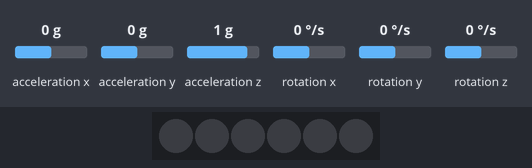
A sketch run on a simulated Arduino Uno, built with avr-gcc and run on an emulated ATmega328P. Parts: 6 RGB LEDs in strip order, left to right. The inputs (shaded band) are chosen by the test bench; at power-on: rotation z 0 °/s, acceleration x 0 g, acceleration y 0 g, acceleration z 1 g, rotation x 0 °/s, rotation y 0 °/s. Dim RGB values are drawn brighter than linear; what the sketch prints to the serial monitor is not drawn.

Above: at 4.2 s.
4.3 s: rotation z set to -192 °/s
At 4.47 s:
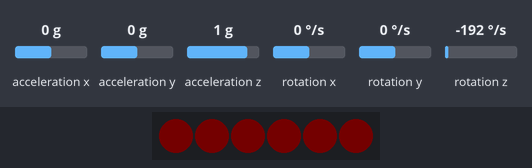
6.7 s: acceleration x set to -1.4 g
At 6.91 s:
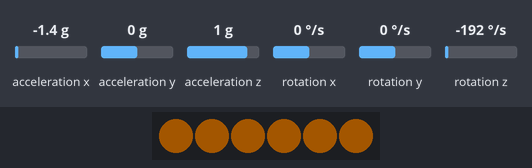
9.7 s: acceleration y set to -1.4 g
At 10.23 s:
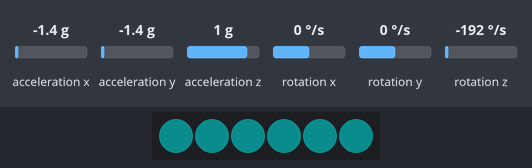
12.7 s: acceleration z set to -1.4 g
At 13.25 s:
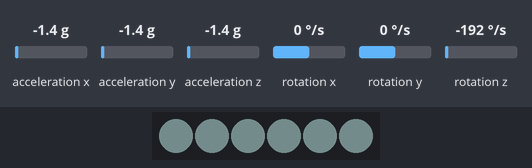
15.5 s: acceleration x set to 0 g
At 16.28 s:
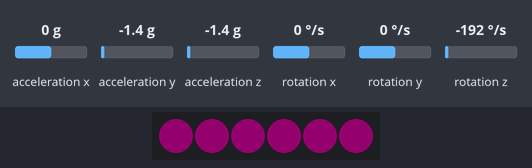
18.5 s: acceleration x set to -0.8 g
At 19.92 s:
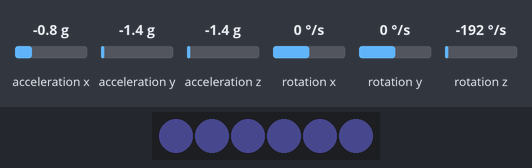
Timing chart, 0 to 20.2 s (numbered marks = the images above; inputs shaded):
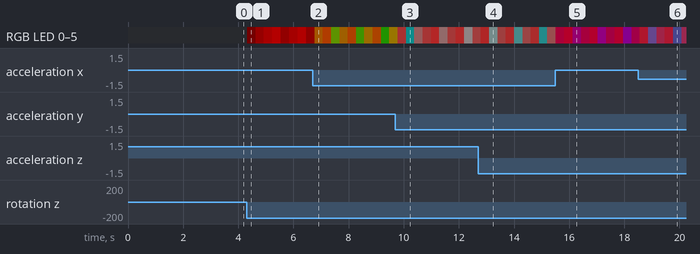

Measured:
- after the input at 4.3 s, RGB LED 0–5: off → RGB(1, 0, 0) at once, → RGB(21, 0, 0) 0.30 s later, → RGB(42, 0, 0) 0.30 s later, → RGB(62, 0, 0) 0.31 s later, … (8 changes in this stretch); the LEDs: change at once (image 1)
- after the input at 6.7 s, the LEDs: change after 0.07 s (image 2)

The sketch:

Gyro_Test.ino
```cpp
#include <MPU6050_tockn.h>
#include <Wire.h>

#include <FastLED.h>
#define LED_PIN     9
#define NUM_LEDS    6
#define BRIGHTNESS  64
#define LED_TYPE    WS2812B
#define COLOR_ORDER GRB
CRGB leds[NUM_LEDS];

MPU6050 mpu6050(Wire);
float y, p, r;
float ly, lp, lr;
float deltaX;
float deltaY;
float deltaZ;

void setup() {
  Serial.begin(115200);
  Wire.begin();
  mpu6050.begin();
  mpu6050.calcGyroOffsets(true);

  FastLED.addLeds<LED_TYPE, LED_PIN, COLOR_ORDER>(leds, NUM_LEDS).setCorrection( TypicalLEDStrip );
  FastLED.setBrightness(  BRIGHTNESS );
}

void loop() {
  mpu6050.update();
  Serial.print("angleX : ");
  Serial.print(mpu6050.getAngleX());
  Serial.print("\tangleY : ");
  Serial.print(mpu6050.getAngleY());
  Serial.print("\tangleZ : ");
  Serial.println(mpu6050.getAngleZ());

  ly = y;
  lp = p;
  lr = r;

  y = abs(mpu6050.getAngleZ());
  p = abs(mpu6050.getAngleY());
  r = abs(mpu6050.getAngleX());

  //calc size delta over time
  deltaX = abs(r) - abs(lr);
  deltaY = abs(p) - abs(lp);
  deltaZ = abs(y) - abs(ly);


  //write value based color to cube
  for ( int i = 0; i < NUM_LEDS; i++) {
    // ...or as members of a three-element array:
    leds[i][0] = (int)abs(mpu6050.getAngleZ()) * 1.4;  // red
    leds[i][1] = (int)abs(mpu6050.getAngleY()) * 1.4; // green
    leds[i][2] = (int)abs(mpu6050.getAngleX()) * 1.4; // blue
  }

  FastLED.show();
}
```
